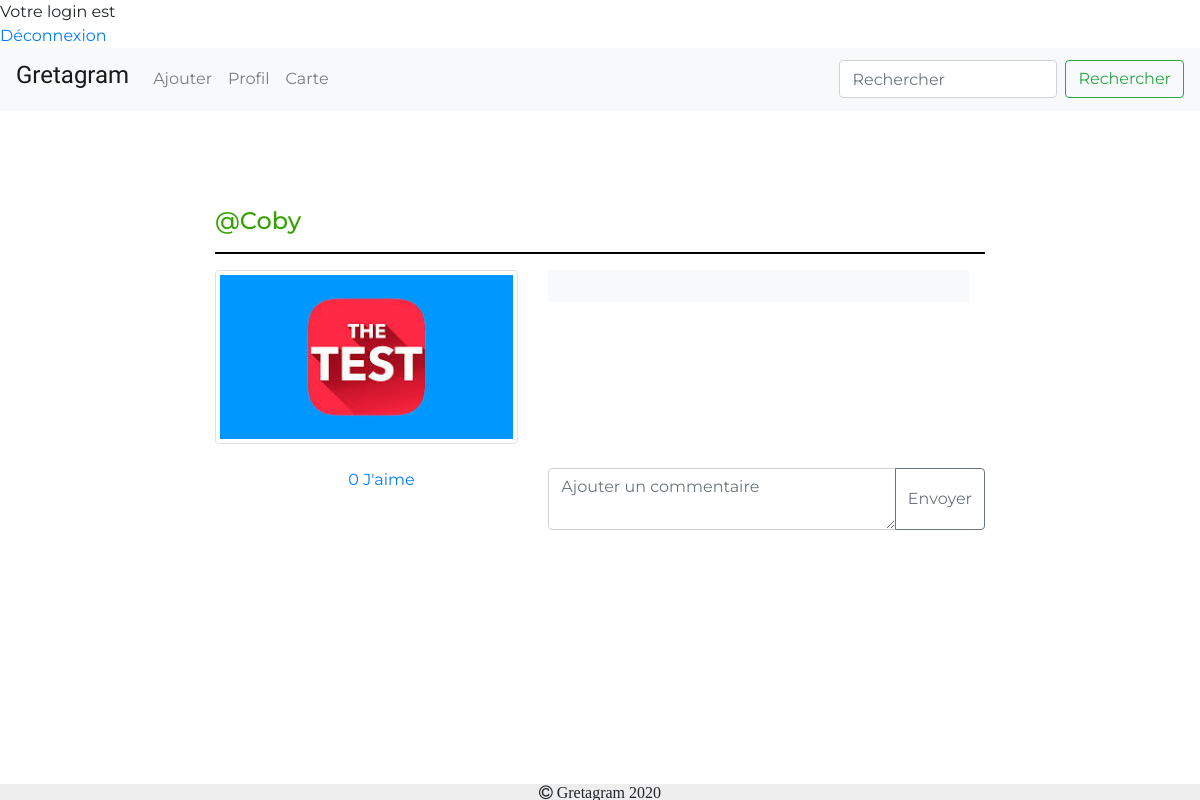
Page /Gretagram/post.php?post=uploads/5e9b71b7a85c9TEEEST.jpg (signed in) on the committed database.
### tables this page shows
CREATE TABLE IF NOT EXISTS `publication` (
  `id` int(11) NOT NULL AUTO_INCREMENT,
  `nblike` int(100) DEFAULT '0',
  `titre` varchar(100) DEFAULT NULL,
  `description` varchar(100) DEFAULT NULL,
  `user` varchar(100) NOT NULL,
  `photo` varchar(100) DEFAULT NULL,
  `datepubli` datetime NOT NULL DEFAULT CURRENT_TIMESTAMP,
  PRIMARY KEY (`id`)
);

### Gretagram/post.php (the view, shortened to what this page needs)
<?php
if (isset($_SESSION['login']) && isset($_SESSION['mdp'])) {
	echo '<html>';
	echo '<head>';
	echo '</head>';
	echo '<body>';
    echo 'Votre login est '.$_SESSION['login'];
	echo '<br />';
	echo '<a href="deconnexion.php">Déconnexion</a>';
}
else {
    header ('location: login.php?message=erreur');
}
?>
<!DOCTYPE html>
<html>
<head>
    <link href="https://stackpath.bootstrapcdn.com/font-awesome/4.7.0/css/font-awesome.min.css" rel="stylesheet">
    <link rel="stylesheet" href="https://stackpath.bootstrapcdn.com/bootstrap/4.4.1/css/bootstrap.min.css">
    <link rel="stylesheet" href="css/style.css">
    <?php
    include("include/connect.inc.php");
    ?>
</head>
<body>
    <nav class="navbar navbar-expand-lg navbar-light bg-light">
        <a class="navbar-brand" href="index.php">
           <div class="styleLogo"><h4>Gretagram</h4></div></a>
        <div class="collapse navbar-collapse" id="navbarToggler">
            <ul class="navbar-nav mr-auto mt-2 mt-lg-0">
                <li class="nav-item">
                    <a class="nav-link" href="ajouter.php">Ajouter</a>
                </li>
                <li class="nav-item">
                    <a class="nav-link" href="profil.php">Profil</a>
                </li>
                <li class="nav-item">
                    <a class="nav-link" href="carte.php">Carte</a>
                </li>
            </ul>
            <form class="form-inline my-2 my-lg-0">
                <input class="form-control mr-sm-2" type="search" placeholder="Rechercher">
                <button class="btn btn-outline-success my-2 my-sm-0" type="submit">Rechercher</button>
            </form>
        </div>
    </nav>
    <br>
    <br>
    <br>
    <br>
    <?php
    $param = $_GET['post'];
    $requetePost = "Select * FROM publication where photo = " . "'" . $param . "'" . ";";
    $prequetePost = $conn->prepare($requetePost);
    $prequetePost->execute();
    while ($dataPost = $prequetePost->fetch()) {
        $id = $dataPost['id'];
        $photo = $dataPost['photo'];
        $nom = $dataPost['user'];
        echo '
    <div class="container-fluid">
        <div class="row">
            <div class="col-md-2"></div>
            <div class="col-md-8">
               <h4><a href="profil.php?nom=' . $nom . '" style="color:#34A200">@' . $nom . '</a></h4>
                <hr style="width: 100%; color: black; height: 1px; background-color:black;">
                <div class="row">
                    <div class="col-md-5">
                        <img src=' . $photo . ' alt="arbre" class=" img-thumbnail responsive">
                    </div>
';
    }
    ?>
    <div class="col-md-7">
       <div class="overflow-auto p-3 mb-3 mb-md-0 mr-md-3 bg-light" style="max-width: 480px; max-height: 400px;">
        </div>
    </div>
    </div>
    <br>
    <div class="row">
        <div class="col-md-2"></div>
        <div class="col-md-2">
            <?php
                $like = $conn->prepare('SELECT id FROM jaime WHERE id_article= ?');
                $like->execute(array($id));
                $likes = $like->rowCount();
            ?>
            <a href="script/like.php?id=<?php echo $id;?>&nom=<?php echo $_SESSION['login']; ?>"><?php echo $likes ?> J'aime</a>
        </div>
        <div class="col-md-1"></div>
        <div class="col-md-7">
            <form method="post" enctype="multipart/form-data">
                <div class="input-group mb-3">
                    <textarea name="newComm" class="form-control" placeholder="Ajouter un commentaire" aria-label="Recipient'."'".' s username" aria-describedby="basic-addon2"></textarea>
                    <div class="input-group-append">
                        <input type="submit" class="btn btn-outline-secondary" name="submit_commentaire" value="Envoyer">
                    </div>
                </div>
            </form>
        </div>
    </div>
    </div>
    </div>
    <br>
    <footer class="containe-fluid footer">
        <i class="fa fa-copyright"> Gretagram 2020</i>
    </footer>
</body>
</html>

### Gretagram/css/style.css (style rules this page uses)
body, html { padding: 0; margin: 0; }
body { font-family: 'Montserrat', sans-serif; }
.footer { position: fixed; left: 0; bottom: 0; width: 100%; background-color: #EEEEEE; text-align: center; }
.responsive { width: 100%; height: auto; }
.styleLogo { font-family: 'Oleo Script', cursive; }

### rows in the picture
publication: user "Coby", photo (picture)

### other values in the picture
$likes "0"
